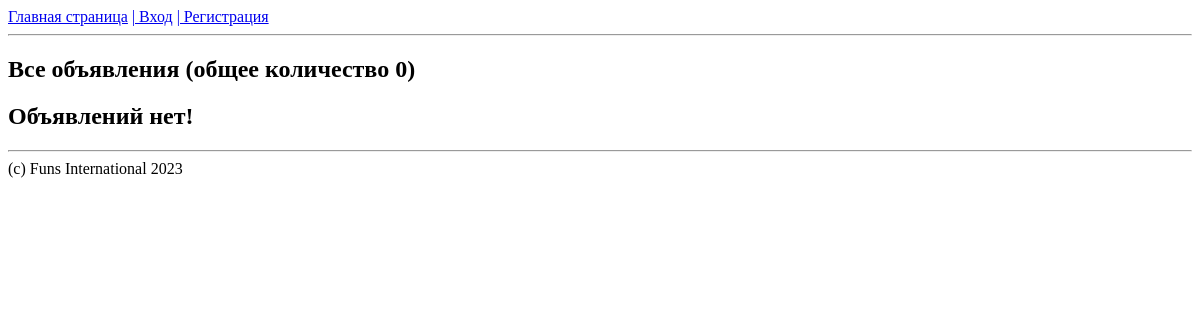
The app's page /, older data.
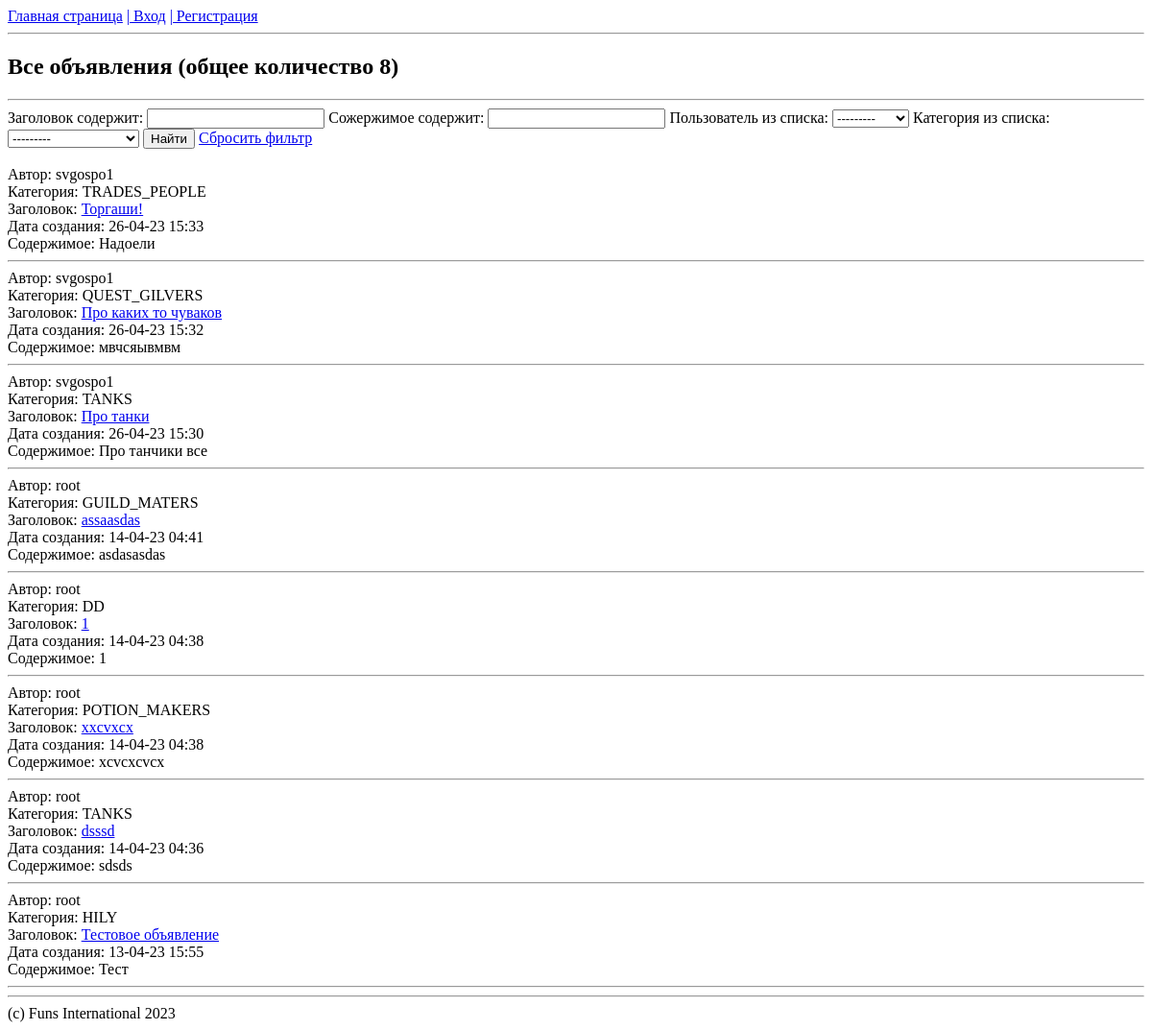
The same page, newer data.
### fsite/models.py (models this page shows, shortened)
class Advertisment(models.Model):
    user = models.ForeignKey(User, on_delete=models.CASCADE, verbose_name=u'Пользователь')
    time_create = models.DateTimeField(auto_now_add=True, verbose_name=u'Дата создания')
    category = models.ForeignKey(Category, verbose_name=u'Категория', on_delete=models.DO_NOTHING)
    heading = models.CharField(max_length=255, verbose_name=u'Заголовок')
    body = models.TextField(verbose_name=u'Сожержимое')

class Category(models.Model):
    topic = models.CharField(max_length=15, choices=TYPES, unique=True, verbose_name='Категория')
    def __str__(self):
        return f'{self.topic}'

### fsite/views.py (the view, shortened to what this page needs)
# urls.py: path('', AdvertismentList.as_view(), name='advertisments'),
class AdvertismentList(ListView):
    model = Advertisment
    template_name = 'advertisments.html'
    context_object_name = 'advertisments'
    ordering = '-time_create'
    form_class = AdvertismentListForm
    def get_queryset(self):
        queryset = super().get_queryset()
        return AdvertismentFilter(self.request.GET, queryset=queryset).qs
    def get_context_data(self, **kwargs):
        context = super().get_context_data(**kwargs)
        context['filter'] = AdvertismentFilter(self.request.GET, queryset=self.get_queryset())
        is_subscriber = False
        if self.request.user.is_authenticated:
            is_subscriber = Subscriber.objects.filter(user=self.request.user).exists()   # пользователь подписан на рссылку
        context['is_subscriber'] = is_subscriber
        return context

### templates/advertisments.html (shortened to what this page needs)
{% extends 'flatpages/default.html' %}
{% block content %}
    <h2>Все объявления (общее количество {{ advertisments|length }})</h2>
    {% if advertisments %}
        <hr>
        <form method="GET">
            {{ filter.form}}
            <input type="submit" value="Найти">
            <a href="{% url 'advertisments' %}"> Сбросить фильтр </a>
        </form>
        <br>
        {% for advertisment in advertisments %}
            Автор: {{ advertisment.user }} <br>
            Категория: {{ advertisment.category }} <br>
            Заголовок: <a href="{% url 'advertisment' advertisment.id %}">{{ advertisment.heading  }}</a> <br>
            Дата создания: {{ advertisment.time_create|date:'d-m-y H:i' }} <br>
            Содержимое: {{ advertisment.body|safe}} <br>
            <hr>
        {% endfor %}
    {% else %}
        <h2>Объявлений нет!</h2>
    {% endif %}
{% endblock content %}

### templates/flatpages/default.html (shortened to what this page needs)
<!DOCTYPE html>
<html lang="en">
    <head>
    </head>
    <body>
        <a href="/">Главная страница</a>
            {% if user.is_authenticated %}
                <a href="/accounts/logout/">| Выход</a>
                <a href="/user/">| Страница пользователя {{request.user.username}}</a>
            {% else %}
                <a href="/accounts/login/">| Вход</a>
                <a href="/register/">| Регистрация</a>
            {% endif %}
        <hr>
        <div>
            {% block content %}{% endblock content %}
        </div>
            <hr>
            (с) Funs International 2023
    </body>
</html>

Row changes from the older to the newer data that the page shows:
added Advertisment: user "svgospo1", category "TRADES_PEOPLE", heading "Торгаши!", time_create "26-04-23 15:33", body "Надоели"
added Advertisment: user "svgospo1", category "QUEST_GILVERS", heading "Про каких то чуваков", time_create "26-04-23 15:32", body "мвчсяывмвм"
added Advertisment: user "svgospo1", category "TANKS", heading "Про танки", time_create "26-04-23 15:30", body "Про танчики все"
added Advertisment: user "root", category "GUILD_MATERS", heading "assaasdas", time_create "14-04-23 04:41", body "asdasasdas"
added Advertisment: user "root", category "DD", heading "1", time_create "14-04-23 04:38", body "1"
added Advertisment: user "root", category "POTION_MAKERS", heading "xxcvxcx", time_create "14-04-23 04:38", body "xcvcxcvcx"
added Advertisment: user "root", category "TANKS", heading "dsssd", time_create "14-04-23 04:36", body "sdsds"
added Advertisment: user "root", category "HILY", heading "Тестовое объявление", time_create "13-04-23 15:55", body "Тест"
Text that changed along with them:
{{ advertisments|length }}: "0" → "8"
form field form: (not shown) → "---------"
form field value: (not shown) → "Найти"
text no longer shown: "Объявлений нет!"
text now shown: "Заголовок содержит: Сожержимое содержит: Пользователь из списка: Категория из списка: Сбросить фильтр"
